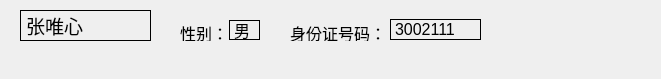
<?xml version="1.0" encoding="UTF-8"?>
<ui version="4.0">
 <class>SimplePersonInfo</class>
 <widget class="QWidget" name="SimplePersonInfo">
  <property name="geometry">
   <rect>
    <x>0</x>
    <y>0</y>
    <width>661</width>
    <height>79</height>
   </rect>
  </property>
  <property name="font">
   <font>
    <pointsize>14</pointsize>
   </font>
  </property>
  <property name="windowTitle">
   <string>Form</string>
  </property>
  <widget class="QLabel" name="label">
   <property name="geometry">
    <rect>
     <x>20</x>
     <y>10</y>
     <width>131</width>
     <height>31</height>
    </rect>
   </property>
   <property name="frameShape">
    <enum>QFrame::Panel</enum>
   </property>
   <property name="text">
    <string>张唯心</string>
   </property>
  </widget>
  <widget class="QLabel" name="label_2">
   <property name="geometry">
    <rect>
     <x>390</x>
     <y>19</y>
     <width>91</width>
     <height>21</height>
    </rect>
   </property>
   <property name="font">
    <font>
     <pointsize>12</pointsize>
    </font>
   </property>
   <property name="frameShape">
    <enum>QFrame::Panel</enum>
   </property>
   <property name="text">
    <string>3002111</string>
   </property>
  </widget>
  <widget class="QLabel" name="label_3">
   <property name="geometry">
    <rect>
     <x>180</x>
     <y>24</y>
     <width>51</width>
     <height>17</height>
    </rect>
   </property>
   <property name="font">
    <font>
     <pointsize>12</pointsize>
    </font>
   </property>
   <property name="text">
    <string>性别：</string>
   </property>
  </widget>
  <widget class="QLabel" name="label_4">
   <property name="geometry">
    <rect>
     <x>229</x>
     <y>20</y>
     <width>31</width>
     <height>20</height>
    </rect>
   </property>
   <property name="font">
    <font>
     <pointsize>12</pointsize>
    </font>
   </property>
   <property name="frameShape">
    <enum>QFrame::Panel</enum>
   </property>
   <property name="text">
    <string>男</string>
   </property>
  </widget>
  <widget class="QLabel" name="label_5">
   <property name="geometry">
    <rect>
     <x>290</x>
     <y>24</y>
     <width>91</width>
     <height>17</height>
    </rect>
   </property>
   <property name="font">
    <font>
     <pointsize>12</pointsize>
    </font>
   </property>
   <property name="text">
    <string>身份证号码：</string>
   </property>
  </widget>
 </widget>
 <resources/>
 <connections/>
</ui>
